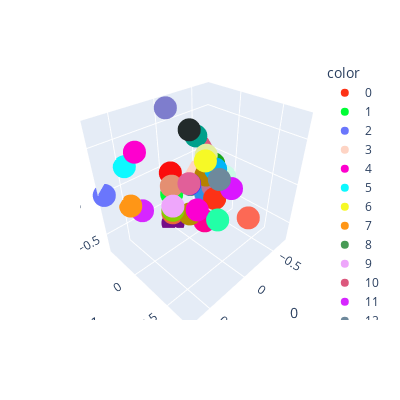

The notebook cell this image was saved under:
### Markdown cell above
The simplex is a 4D structure, representing probability distributions over 5 hidden states, so we project down to 3D using PCA for visualization.

### Code cell
def run_visualization_pca(beliefs):
    pca = PCA(n_components=3)
    pca.fit(beliefs)

    return pca

def visualize_ground_truth_simplex_3d(beliefs, belief_labels, pca):

    beliefs_pca = pca.transform(beliefs)

    colors = px.colors.qualitative.Light24 + px.colors.qualitative.Dark24 + px.colors.qualitative.Plotly
    fig = px.scatter_3d(beliefs_pca, x=0, y=1, z=2,
                        color=[str(i) for i in belief_labels],
                        color_discrete_sequence=colors)
    fig.update_layout(width=400, height=400)
    fig.show()

vis_pca = run_visualization_pca(list(msp_belief_index.keys()))
index = list(msp_belief_index.values())
visualize_ground_truth_simplex_3d(list(msp_belief_index.keys()),
                                  list(msp_belief_index.values()),
                                  vis_pca)

### Figure 1 — Plotly figure (JSON) as saved in the notebook; plotly's stock layout.template omitted (floating-point values rounded to 4 significant figures)
{"data": [{"hovertemplate": "color=0<br>0=%{x}<br>1=%{y}<br>2=%{z}<extra></extra>", "legendgroup": "0", "marker": {"color": "#FD3216", "symbol": "circle"}, "mode": "markers", "name": "0", "scene": "scene", "showlegend": true, "type": "scatter3d", "x": [-0.1768], "y": [0.2009], "z": [-0.1768]}, {"hovertemplate": "color=1<br>0=%{x}<br>1=%{y}<br>2=%{z}<extra></extra>", "legendgroup": "1", "marker": {"color": "#00FE35", "symbol": "circle"}, "mode": "markers", "name": "1", "scene": "scene", "showlegend": true, "type": "scatter3d", "x": [0.2357], "y": [0.01605], "z": [-2.134e-17]}, {"hovertemplate": "color=2<br>0=%{x}<br>1=%{y}<br>2=%{z}<extra></extra>", "legendgroup": "2", "marker": {"color": "#6A76FC", "symbol": "circle"}, "mode": "markers", "name": "2", "scene": "scene", "showlegend": true, "type": "scatter3d", "x": [0.7071], "y": [-0.4166], "z": [-3.313e-16]}, {"hovertemplate": "color=3<br>0=%{x}<br>1=%{y}<br>2=%{z}<extra></extra>", "legendgroup": "3", "marker": {"color": "#FED4C4", "symbol": "circle"}, "mode": "markers", "name": "3", "scene": "scene", "showlegend": true, "type": "scatter3d", "x": [-0.4714], "y": [-0.3746], "z": [-0.2357]}, {"hovertemplate": "color=4<br>0=%{x}<br>1=%{y}<br>2=%{z}<extra></extra>", "legendgroup": "4", "marker": {"color": "#FE00CE", "symbol": "circle"}, "mode": "markers", "name": "4", "scene": "scene", "showlegend": true, "type": "scatter3d", "x": [0.3536], "y": [-0.3537], "z": [0.3536]}, {"hovertemplate": "color=5<br>0=%{x}<br>1=%{y}<br>2=%{z}<extra></extra>", "legendgroup": "5", "marker": {"color": "#0DF9FF", "symbol": "circle"}, "mode": "markers", "name": "5", "scene": "scene", "showlegend": true, "type": "scatter3d", "x": [0.4714], "y": [-0.3746], "z": [0.2357]}, {"hovertemplate": "color=6<br>0=%{x}<br>1=%{y}<br>2=%{z}<extra></extra>", "legendgroup": "6", "marker": {"color": "#F6F926", "symbol": "circle"}, "mode": "markers", "name": "6", "scene": "scene", "showlegend": true, "type": "scatter3d", "x": [-2.519e-16], "y": [0.2324], "z": [0.3536]}, {"hovertemplate": "color=7<br>0=%{x}<br>1=%{y}<br>2=%{z}<extra></extra>", "legendgroup": "7", "marker": {"color": "#FF9616", "symbol": "circle"}, "mode": "markers", "name": "7", "scene": "scene", "showlegend": true, "type": "scatter3d", "x": [0.4714], "y": [-0.3746], "z": [-0.2357]}, {"hovertemplate": "color=8<br>0=%{x}<br>1=%{y}<br>2=%{z}<extra></extra>", "legendgroup": "8", "marker": {"color": "#479B55", "symbol": "circle"}, "mode": "markers", "name": "8", "scene": "scene", "showlegend": true, "type": "scatter3d", "x": [-0.3536], "y": [-0.3537], "z": [-0.3536]}, {"hovertemplate": "color=9<br>0=%{x}<br>1=%{y}<br>2=%{z}<extra></extra>", "legendgroup": "9", "marker": {"color": "#EEA6FB", "symbol": "circle"}, "mode": "markers", "name": "9", "scene": "scene", "showlegend": true, "type": "scatter3d", "x": [0.3536], "y": [0.1694], "z": [-1.509e-16]}, {"hovertemplate": "color=10<br>0=%{x}<br>1=%{y}<br>2=%{z}<extra></extra>", "legendgroup": "10", "marker": {"color": "#DC587D", "symbol": "circle"}, "mode": "markers", "name": "10", "scene": "scene", "showlegend": true, "type": "scatter3d", "x": [-0.7071], "y": [-0.4166], "z": [-1.232e-16]}, {"hovertemplate": "color=11<br>0=%{x}<br>1=%{y}<br>2=%{z}<extra></extra>", "legendgroup": "11", "marker": {"color": "#D626FF", "symbol": "circle"}, "mode": "markers", "name": "11", "scene": "scene", "showlegend": true, "type": "scatter3d", "x": [0.3536], "y": [-0.3537], "z": [-0.3536]}, {"hovertemplate": "color=12<br>0=%{x}<br>1=%{y}<br>2=%{z}<extra></extra>", "legendgroup": "12", "marker": {"color": "#6E899C", "symbol": "circle"}, "mode": "markers", "name": "12", "scene": "scene", "showlegend": true, "type": "scatter3d", "x": [-1.577e-16], "y": [0.4068], "z": [0.2357]}, {"hovertemplate": "color=13<br>0=%{x}<br>1=%{y}<br>2=%{z}<extra></extra>", "legendgroup": "13", "marker": {"color": "#00B5F7", "symbol": "circle"}, "mode": "markers", "name": "13", "scene": "scene", "showlegend": true, "type": "scatter3d", "x": [-0.1768], "y": [0.2009], "z": [0.1768]}, {"hovertemplate": "color=14<br>0=%{x}<br>1=%{y}<br>2=%{z}<extra></extra>", "legendgroup": "14", "marker": {"color": "#B68E00", "symbol": "circle"}, "mode": "markers", "name": "14", "scene": "scene", "showlegend": true, "type": "scatter3d", "x": [0.1768], "y": [0.2009], "z": [-0.1768]}, {"hovertemplate": "color=15<br>0=%{x}<br>1=%{y}<br>2=%{z}<extra></extra>", "legendgroup": "15", "marker": {"color": "#C9FBE5", "symbol": "circle"}, "mode": "markers", "name": "15", "scene": "scene", "showlegend": true, "type": "scatter3d", "x": [-0.3536], "y": [0.1694], "z": [-5.379e-17]}, {"hovertemplate": "color=16<br>0=%{x}<br>1=%{y}<br>2=%{z}<extra></extra>", "legendgroup": "16", "marker": {"color": "#FF0092", "symbol": "circle"}, "mode": "markers", "name": "16", "scene": "scene", "showlegend": true, "type": "scatter3d", "x": [-4.086e-16], "y": [0.2324], "z": [-0.3536]}, {"hovertemplate": "color=17<br>0=%{x}<br>1=%{y}<br>2=%{z}<extra></extra>", "legendgroup": "17", "marker": {"color": "#22FFA7", "symbol": "circle"}, "mode": "markers", "name": "17", "scene": "scene", "showlegend": true, "type": "scatter3d", "x": [-2.622e-16], "y": [0.4068], "z": [-0.2357]}, {"hovertemplate": "color=18<br>0=%{x}<br>1=%{y}<br>2=%{z}<extra></extra>", "legendgroup": "18", "marker": {"color": "#E3EE9E", "symbol": "circle"}, "mode": "markers", "name": "18", "scene": "scene", "showlegend": true, "type": "scatter3d", "x": [-0.2357], "y": [0.01605], "z": [0.2357]}, {"hovertemplate": "color=19<br>0=%{x}<br>1=%{y}<br>2=%{z}<extra></extra>", "legendgroup": "19", "marker": {"color": "#86CE00", "symbol": "circle"}, "mode": "markers", "name": "19", "scene": "scene", "showlegend": true, "type": "scatter3d", "x": [0.2828], "y": [0.0774], "z": [-0.1414]}, {"hovertemplate": "color=20<br>0=%{x}<br>1=%{y}<br>2=%{z}<extra></extra>", "legendgroup": "20", "marker": {"color": "#BC7196", "symbol": "circle"}, "mode": "markers", "name": "20", "scene": "scene", "showlegend": true, "type": "scatter3d", "x": [-0.2828], "y": [0.0774], "z": [-0.1414]}, {"hovertemplate": "color=21<br>0=%{x}<br>1=%{y}<br>2=%{z}<extra></extra>", "legendgroup": "21", "marker": {"color": "#7E7DCD", "symbol": "circle"}, "mode": "markers", "name": "21", "scene": "scene", "showlegend": true, "type": "scatter3d", "x": [-5.343e-16], "y": [-0.2907], "z": [0.7071]}, {"hovertemplate": "color=22<br>0=%{x}<br>1=%{y}<br>2=%{z}<extra></extra>", "legendgroup": "22", "marker": {"color": "#FC6955", "symbol": "circle"}, "mode": "markers", "name": "22", "scene": "scene", "showlegend": true, "type": "scatter3d", "x": [3.053e-17], "y": [0.7555], "z": [2.948e-17]}, {"hovertemplate": "color=23<br>0=%{x}<br>1=%{y}<br>2=%{z}<extra></extra>", "legendgroup": "23", "marker": {"color": "#E48F72", "symbol": "circle"}, "mode": "markers", "name": "23", "scene": "scene", "showlegend": true, "type": "scatter3d", "x": [0.2828], "y": [0.0774], "z": [0.1414]}, {"hovertemplate": "color=24<br>0=%{x}<br>1=%{y}<br>2=%{z}<extra></extra>", "legendgroup": "24", "marker": {"color": "#2E91E5", "symbol": "circle"}, "mode": "markers", "name": "24", "scene": "scene", "showlegend": true, "type": "scatter3d", "x": [-0.2357], "y": [0.01605], "z": [-0.2357]}, {"hovertemplate": "color=25<br>0=%{x}<br>1=%{y}<br>2=%{z}<extra></extra>", "legendgroup": "25", "marker": {"color": "#E15F99", "symbol": "circle"}, "mode": "markers", "name": "25", "scene": "scene", "showlegend": true, "type": "scatter3d", "x": [0.1768], "y": [0.2009], "z": [0.1768]}, {"hovertemplate": "color=26<br>0=%{x}<br>1=%{y}<br>2=%{z}<extra></extra>", "legendgroup": "26", "marker": {"color": "#1CA71C", "symbol": "circle"}, "mode": "markers", "name": "26", "scene": "scene", "showlegend": true, "type": "scatter3d", "x": [-0.2828], "y": [0.0774], "z": [0.1414]}, {"hovertemplate": "color=27<br>0=%{x}<br>1=%{y}<br>2=%{z}<extra></extra>", "legendgroup": "27", "marker": {"color": "#FB0D0D", "symbol": "circle"}, "mode": "markers", "name": "27", "scene": "scene", "showlegend": true, "type": "scatter3d", "x": [0.2357], "y": [0.01605], "z": [0.2357]}, {"hovertemplate": "color=28<br>0=%{x}<br>1=%{y}<br>2=%{z}<extra></extra>", "legendgroup": "28", "marker": {"color": "#DA16FF", "symbol": "circle"}, "mode": "markers", "name": "28", "scene": "scene", "showlegend": true, "type": "scatter3d", "x": [-0.2357], "y": [0.3648], "z": [-2.603e-17]}, {"hovertemplate": "color=29<br>0=%{x}<br>1=%{y}<br>2=%{z}<extra></extra>", "legendgroup": "29", "marker": {"color": "#222A2A", "symbol": "circle"}, "mode": "markers", "name": "29", "scene": "scene", "showlegend": true, "type": "scatter3d", "x": [-0.3536], "y": [-0.3537], "z": [0.3536]}, {"hovertemplate": "color=30<br>0=%{x}<br>1=%{y}<br>2=%{z}<extra></extra>", "legendgroup": "30", "marker": {"color": "#B68100", "symbol": "circle"}, "mode": "markers", "name": "30", "scene": "scene", "showlegend": true, "type": "scatter3d", "x": [-0.2357], "y": [0.01605], "z": [4.978e-17]}, {"hovertemplate": "color=31<br>0=%{x}<br>1=%{y}<br>2=%{z}<extra></extra>", "legendgroup": "31", "marker": {"color": "#750D86", "symbol": "circle"}, "mode": "markers", "name": "31", "scene": "scene", "showlegend": true, "type": "scatter3d", "x": [-8.478e-16], "y": [-0.2907], "z": [-0.7071]}, {"hovertemplate": "color=32<br>0=%{x}<br>1=%{y}<br>2=%{z}<extra></extra>", "legendgroup": "32", "marker": {"color": "#EB663B", "symbol": "circle"}, "mode": "markers", "name": "32", "scene": "scene", "showlegend": true, "type": "scatter3d", "x": [0.2357], "y": [0.01605], "z": [-0.2357]}, {"hovertemplate": "color=33<br>0=%{x}<br>1=%{y}<br>2=%{z}<extra></extra>", "legendgroup": "33", "marker": {"color": "#511CFB", "symbol": "circle"}, "mode": "markers", "name": "33", "scene": "scene", "showlegend": true, "type": "scatter3d", "x": [-5.278e-17], "y": [0.01605], "z": [1.335e-17]}, {"hovertemplate": "color=34<br>0=%{x}<br>1=%{y}<br>2=%{z}<extra></extra>", "legendgroup": "34", "marker": {"color": "#00A08B", "symbol": "circle"}, "mode": "markers", "name": "34", "scene": "scene", "showlegend": true, "type": "scatter3d", "x": [-0.4714], "y": [-0.3746], "z": [0.2357]}, {"hovertemplate": "color=35<br>0=%{x}<br>1=%{y}<br>2=%{z}<extra></extra>", "legendgroup": "35", "marker": {"color": "#FB00D1", "symbol": "circle"}, "mode": "markers", "name": "35", "scene": "scene", "showlegend": true, "type": "scatter3d", "x": [0.2357], "y": [0.3648], "z": [-9.542e-17]}], "layout": {"height": 400, "legend": {"title": {"text": "color"}, "tracegroupgap": 0}, "margin": {"t": 60}, "scene": {"domain": {"x": [0, 1], "y": [0, 1]}, "xaxis": {"title": {"text": "0"}}, "yaxis": {"title": {"text": "1"}}, "zaxis": {"title": {"text": "2"}}}, "width": 400}}
